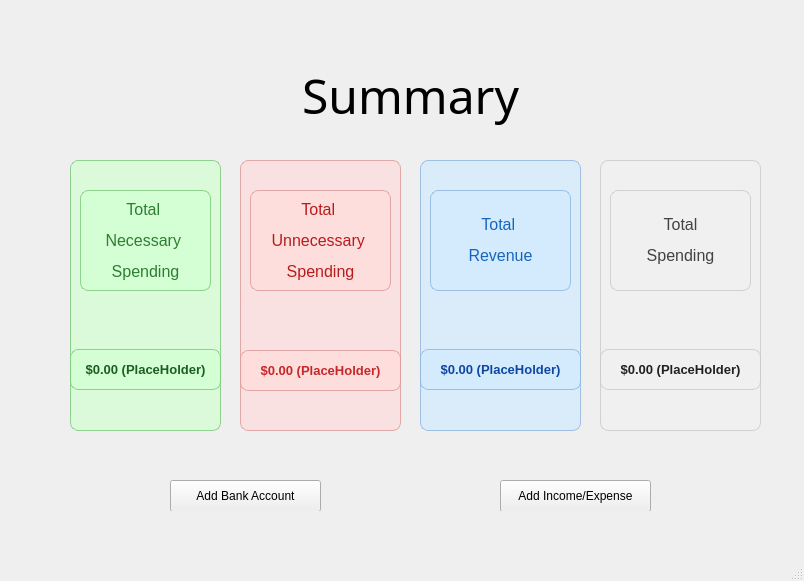
<?xml version="1.0" encoding="UTF-8"?>
<ui version="4.0">
 <class>MainWindow</class>
 <widget class="QMainWindow" name="MainWindow">
  <property name="geometry">
   <rect>
    <x>0</x>
    <y>0</y>
    <width>804</width>
    <height>581</height>
   </rect>
  </property>
  <property name="windowTitle">
   <string>Expense Tracker</string>
  </property>
  <widget class="QWidget" name="centralwidget">
   <widget class="QStackedWidget" name="stackedWidget">
    <property name="geometry">
     <rect>
      <x>0</x>
      <y>0</y>
      <width>801</width>
      <height>511</height>
     </rect>
    </property>
    <property name="toolTip">
     <string/>
    </property>
    <property name="currentIndex">
     <number>2</number>
    </property>
    <widget class="QWidget" name="income_expense">
     <widget class="QLabel" name="amount_label">
      <property name="geometry">
       <rect>
        <x>30</x>
        <y>90</y>
        <width>111</width>
        <height>21</height>
       </rect>
      </property>
      <property name="text">
       <string>Amount:</string>
      </property>
     </widget>
     <widget class="QPushButton" name="add_record_button">
      <property name="geometry">
       <rect>
        <x>20</x>
        <y>460</y>
        <width>131</width>
        <height>32</height>
       </rect>
      </property>
      <property name="text">
       <string>Add Record</string>
      </property>
     </widget>
     <widget class="QLabel" name="necessity_label">
      <property name="geometry">
       <rect>
        <x>30</x>
        <y>330</y>
        <width>71</width>
        <height>21</height>
       </rect>
      </property>
      <property name="text">
       <string>Necessity:</string>
      </property>
     </widget>
     <widget class="QLabel" name="date_label">
      <property name="geometry">
       <rect>
        <x>30</x>
        <y>250</y>
        <width>58</width>
        <height>16</height>
       </rect>
      </property>
      <property name="text">
       <string>Date:</string>
      </property>
     </widget>
     <widget class="QLabel" name="bank_label">
      <property name="geometry">
       <rect>
        <x>30</x>
        <y>170</y>
        <width>58</width>
        <height>21</height>
       </rect>
      </property>
      <property name="text">
       <string>Bank:</string>
      </property>
     </widget>
     <widget class="QComboBox" name="bank_choose_field">
      <property name="geometry">
       <rect>
        <x>140</x>
        <y>170</y>
        <width>91</width>
        <height>21</height>
       </rect>
      </property>
      <property name="placeholderText">
       <string/>
      </property>
     </widget>
     <widget class="QLineEdit" name="amount_entry_field">
      <property name="geometry">
       <rect>
        <x>140</x>
        <y>90</y>
        <width>101</width>
        <height>21</height>
       </rect>
      </property>
      <property name="toolTip">
       <string/>
      </property>
      <property name="inputMask">
       <string/>
      </property>
      <property name="placeholderText">
       <string>Toman</string>
      </property>
     </widget>
     <widget class="QDateEdit" name="date_selector_income_expense">
      <property name="geometry">
       <rect>
        <x>140</x>
        <y>250</y>
        <width>91</width>
        <height>22</height>
       </rect>
      </property>
      <property name="displayFormat">
       <string>M/d/yyyy</string>
      </property>
      <property name="calendarPopup">
       <bool>true</bool>
      </property>
     </widget>
     <widget class="QTableView" name="sql_tableview">
      <property name="geometry">
       <rect>
        <x>400</x>
        <y>60</y>
        <width>351</width>
        <height>371</height>
       </rect>
      </property>
     </widget>
     <widget class="QComboBox" name="necessity_choose_field">
      <property name="geometry">
       <rect>
        <x>140</x>
        <y>330</y>
        <width>91</width>
        <height>21</height>
       </rect>
      </property>
      <item>
       <property name="text">
        <string>Yes</string>
       </property>
      </item>
      <item>
       <property name="text">
        <string>No</string>
       </property>
      </item>
     </widget>
     <widget class="QPushButton" name="back_to_summary_income_expense_button">
      <property name="geometry">
       <rect>
        <x>620</x>
        <y>460</y>
        <width>131</width>
        <height>32</height>
       </rect>
      </property>
      <property name="text">
       <string>Back To Summary</string>
      </property>
     </widget>
     <widget class="QPushButton" name="delete_record_income_expense_button">
      <property name="geometry">
       <rect>
        <x>200</x>
        <y>460</y>
        <width>131</width>
        <height>32</height>
       </rect>
      </property>
      <property name="text">
       <string>Delete Record</string>
      </property>
     </widget>
    </widget>
    <widget class="QWidget" name="bank_account">
     <widget class="QLabel" name="apr_label">
      <property name="geometry">
       <rect>
        <x>40</x>
        <y>290</y>
        <width>81</width>
        <height>16</height>
       </rect>
      </property>
      <property name="text">
       <string>APR Rate:</string>
      </property>
     </widget>
     <widget class="QLabel" name="date_label_2">
      <property name="geometry">
       <rect>
        <x>40</x>
        <y>170</y>
        <width>58</width>
        <height>16</height>
       </rect>
      </property>
      <property name="text">
       <string>Date:</string>
      </property>
     </widget>
     <widget class="QLabel" name="deposit_amount_label">
      <property name="geometry">
       <rect>
        <x>40</x>
        <y>110</y>
        <width>111</width>
        <height>16</height>
       </rect>
      </property>
      <property name="text">
       <string>Deposit Amount:</string>
      </property>
     </widget>
     <widget class="QPushButton" name="update_balances_button">
      <property name="geometry">
       <rect>
        <x>400</x>
        <y>470</y>
        <width>121</width>
        <height>32</height>
       </rect>
      </property>
      <property name="text">
       <string>Update Balances</string>
      </property>
     </widget>
     <widget class="QLabel" name="gets_apr_label">
      <property name="geometry">
       <rect>
        <x>40</x>
        <y>230</y>
        <width>71</width>
        <height>16</height>
       </rect>
      </property>
      <property name="text">
       <string>Gets APR?</string>
      </property>
     </widget>
     <widget class="QLineEdit" name="bank_name_entry_field">
      <property name="geometry">
       <rect>
        <x>170</x>
        <y>50</y>
        <width>113</width>
        <height>21</height>
       </rect>
      </property>
      <property name="placeholderText">
       <string>Melli, Mellat, Blu, etc..</string>
      </property>
     </widget>
     <widget class="QComboBox" name="apr_choose_field">
      <property name="geometry">
       <rect>
        <x>170</x>
        <y>340</y>
        <width>121</width>
        <height>21</height>
       </rect>
      </property>
      <property name="placeholderText">
       <string/>
      </property>
      <item>
       <property name="text">
        <string>Monthly</string>
       </property>
      </item>
      <item>
       <property name="text">
        <string>Annually</string>
       </property>
      </item>
     </widget>
     <widget class="QLabel" name="apr_type_label">
      <property name="geometry">
       <rect>
        <x>40</x>
        <y>350</y>
        <width>71</width>
        <height>16</height>
       </rect>
      </property>
      <property name="text">
       <string>APR Type:</string>
      </property>
     </widget>
     <widget class="QLineEdit" name="deposit_amount_entry_field">
      <property name="geometry">
       <rect>
        <x>170</x>
        <y>110</y>
        <width>113</width>
        <height>21</height>
       </rect>
      </property>
      <property name="toolTip">
       <string/>
      </property>
      <property name="placeholderText">
       <string>Toman</string>
      </property>
     </widget>
     <widget class="QLabel" name="days_label">
      <property name="geometry">
       <rect>
        <x>40</x>
        <y>410</y>
        <width>58</width>
        <height>16</height>
       </rect>
      </property>
      <property name="text">
       <string>Days:</string>
      </property>
     </widget>
     <widget class="QSpinBox" name="days_spinbox">
      <property name="geometry">
       <rect>
        <x>170</x>
        <y>410</y>
        <width>71</width>
        <height>22</height>
       </rect>
      </property>
      <property name="maximum">
       <number>365</number>
      </property>
     </widget>
     <widget class="QPushButton" name="add_bank_button">
      <property name="geometry">
       <rect>
        <x>30</x>
        <y>470</y>
        <width>131</width>
        <height>32</height>
       </rect>
      </property>
      <property name="text">
       <string>Add Bank</string>
      </property>
     </widget>
     <widget class="QDateEdit" name="date_selector_bank">
      <property name="geometry">
       <rect>
        <x>170</x>
        <y>170</y>
        <width>121</width>
        <height>22</height>
       </rect>
      </property>
      <property name="alignment">
       <set>Qt::AlignmentFlag::AlignLeading|Qt::AlignmentFlag::AlignLeft|Qt::AlignmentFlag::AlignVCenter</set>
      </property>
      <property name="displayFormat">
       <string>M/d/yyyy</string>
      </property>
      <property name="calendarPopup">
       <bool>true</bool>
      </property>
     </widget>
     <widget class="QLabel" name="bank_name_label">
      <property name="geometry">
       <rect>
        <x>40</x>
        <y>50</y>
        <width>81</width>
        <height>16</height>
       </rect>
      </property>
      <property name="text">
       <string>Bank Name:</string>
      </property>
     </widget>
     <widget class="QTableView" name="bank_account_tableView">
      <property name="geometry">
       <rect>
        <x>400</x>
        <y>50</y>
        <width>321</width>
        <height>401</height>
       </rect>
      </property>
     </widget>
     <widget class="QLineEdit" name="apr_rate_entry_field">
      <property name="geometry">
       <rect>
        <x>170</x>
        <y>290</y>
        <width>111</width>
        <height>21</height>
       </rect>
      </property>
      <property name="placeholderText">
       <string>5</string>
      </property>
     </widget>
     <widget class="QPushButton" name="back_to_summary_bank_account_button">
      <property name="geometry">
       <rect>
        <x>590</x>
        <y>470</y>
        <width>131</width>
        <height>32</height>
       </rect>
      </property>
      <property name="text">
       <string>Back to Summary</string>
      </property>
     </widget>
     <widget class="QGroupBox" name="gets_apr_group">
      <property name="geometry">
       <rect>
        <x>170</x>
        <y>220</y>
        <width>111</width>
        <height>41</height>
       </rect>
      </property>
      <property name="styleSheet">
       <string notr="true">QGroupBox {
    border: none;
}</string>
      </property>
      <property name="title">
       <string/>
      </property>
      <widget class="QRadioButton" name="yesradio">
       <property name="geometry">
        <rect>
         <x>0</x>
         <y>10</y>
         <width>51</width>
         <height>16</height>
        </rect>
       </property>
       <property name="text">
        <string>yes</string>
       </property>
       <property name="checked">
        <bool>false</bool>
       </property>
      </widget>
      <widget class="QRadioButton" name="noradio">
       <property name="geometry">
        <rect>
         <x>60</x>
         <y>10</y>
         <width>51</width>
         <height>16</height>
        </rect>
       </property>
       <property name="text">
        <string>no</string>
       </property>
       <property name="checked">
        <bool>true</bool>
       </property>
      </widget>
     </widget>
     <widget class="QPushButton" name="delete_record_bank_button">
      <property name="geometry">
       <rect>
        <x>200</x>
        <y>470</y>
        <width>131</width>
        <height>32</height>
       </rect>
      </property>
      <property name="text">
       <string>Delete Record</string>
      </property>
     </widget>
    </widget>
    <widget class="QWidget" name="summary">
     <widget class="QLabel" name="summary_label">
      <property name="geometry">
       <rect>
        <x>300</x>
        <y>50</y>
        <width>221</width>
        <height>91</height>
       </rect>
      </property>
      <property name="font">
       <font>
        <family>Arial Rounded MT Bold</family>
        <pointsize>36</pointsize>
        <bold>false</bold>
       </font>
      </property>
      <property name="layoutDirection">
       <enum>Qt::LayoutDirection::LeftToRight</enum>
      </property>
      <property name="styleSheet">
       <string notr="true"/>
      </property>
      <property name="text">
       <string>Summary</string>
      </property>
      <property name="alignment">
       <set>Qt::AlignmentFlag::AlignCenter</set>
      </property>
     </widget>
     <widget class="QWidget" name="summary_container" native="true">
      <property name="geometry">
       <rect>
        <x>40</x>
        <y>160</y>
        <width>721</width>
        <height>271</height>
       </rect>
      </property>
      <widget class="QWidget" name="total_necessary_spending_box" native="true">
       <property name="geometry">
        <rect>
         <x>30</x>
         <y>0</y>
         <width>151</width>
         <height>271</height>
        </rect>
       </property>
       <property name="styleSheet">
        <string notr="true">QWidget { background-color: rgba(210, 255, 210, 180); 
border: 1px solid rgba(120, 200, 120, 200); 
border-radius: 8px; } 
</string>
       </property>
       <widget class="QLabel" name="total_necessary_spending_label">
        <property name="geometry">
         <rect>
          <x>10</x>
          <y>30</y>
          <width>131</width>
          <height>101</height>
         </rect>
        </property>
        <property name="font">
         <font>
          <family>Arial</family>
          <pointsize>12</pointsize>
          <fontweight>DemiBold</fontweight>
         </font>
        </property>
        <property name="styleSheet">
         <string notr="true">QLabel {
    color: #2E7D32;
}</string>
        </property>
        <property name="text">
         <string>&lt;html&gt;&lt;head/&gt;&lt;body&gt;&lt;p&gt;Total &lt;/p&gt;&lt;p&gt;Necessary &lt;/p&gt;&lt;p&gt;Spending&lt;/p&gt;&lt;/body&gt;&lt;/html&gt;</string>
        </property>
        <property name="alignment">
         <set>Qt::AlignmentFlag::AlignCenter</set>
        </property>
       </widget>
       <widget class="QLabel" name="total_necessary_spending_number_output">
        <property name="geometry">
         <rect>
          <x>0</x>
          <y>189</y>
          <width>151</width>
          <height>41</height>
         </rect>
        </property>
        <property name="font">
         <font>
          <pointsize>10</pointsize>
          <bold>true</bold>
         </font>
        </property>
        <property name="styleSheet">
         <string notr="true">QLabel {
    color: #1B5E20;
}</string>
        </property>
        <property name="text">
         <string>$0.00 (PlaceHolder)</string>
        </property>
        <property name="alignment">
         <set>Qt::AlignmentFlag::AlignCenter</set>
        </property>
       </widget>
      </widget>
      <widget class="QWidget" name="total_unnecessary_spending_box" native="true">
       <property name="geometry">
        <rect>
         <x>200</x>
         <y>0</y>
         <width>161</width>
         <height>271</height>
        </rect>
       </property>
       <property name="styleSheet">
        <string notr="true">QWidget { background-color: rgba(255, 220, 220, 180); 
border: 1px solid rgba(220, 150, 150, 200); 
border-radius: 8px; } 
</string>
       </property>
       <widget class="QLabel" name="total_unnecessary_spendingnumber_holder">
        <property name="geometry">
         <rect>
          <x>0</x>
          <y>190</y>
          <width>161</width>
          <height>41</height>
         </rect>
        </property>
        <property name="font">
         <font>
          <pointsize>10</pointsize>
          <bold>true</bold>
         </font>
        </property>
        <property name="styleSheet">
         <string notr="true">QLabel {
    color: #C62828;
}</string>
        </property>
        <property name="text">
         <string>$0.00 (PlaceHolder)</string>
        </property>
        <property name="alignment">
         <set>Qt::AlignmentFlag::AlignCenter</set>
        </property>
       </widget>
       <widget class="QLabel" name="total_unnecessary_spending_label">
        <property name="geometry">
         <rect>
          <x>10</x>
          <y>30</y>
          <width>141</width>
          <height>101</height>
         </rect>
        </property>
        <property name="font">
         <font>
          <family>Arial</family>
          <pointsize>12</pointsize>
          <fontweight>DemiBold</fontweight>
         </font>
        </property>
        <property name="styleSheet">
         <string notr="true">QLabel {
    color: #B71C1C;
}</string>
        </property>
        <property name="text">
         <string>&lt;html&gt;&lt;head/&gt;&lt;body&gt;&lt;p&gt;Total &lt;/p&gt;&lt;p&gt;Unnecessary &lt;/p&gt;&lt;p&gt;Spending&lt;/p&gt;&lt;/body&gt;&lt;/html&gt;</string>
        </property>
        <property name="alignment">
         <set>Qt::AlignmentFlag::AlignCenter</set>
        </property>
       </widget>
      </widget>
      <widget class="QWidget" name="total_revenue_box" native="true">
       <property name="geometry">
        <rect>
         <x>380</x>
         <y>0</y>
         <width>161</width>
         <height>271</height>
        </rect>
       </property>
       <property name="styleSheet">
        <string notr="true">QWidget { background-color: rgba(210, 235, 255, 180); 
border: 1px solid rgba(140, 180, 220, 200);
border-radius: 8px; } 
</string>
       </property>
       <widget class="QLabel" name="total_revenue_number_output">
        <property name="geometry">
         <rect>
          <x>0</x>
          <y>189</y>
          <width>161</width>
          <height>41</height>
         </rect>
        </property>
        <property name="font">
         <font>
          <pointsize>10</pointsize>
          <bold>true</bold>
         </font>
        </property>
        <property name="styleSheet">
         <string notr="true">QLabel {
    color: #0D47A1;
}</string>
        </property>
        <property name="text">
         <string>$0.00 (PlaceHolder)</string>
        </property>
        <property name="alignment">
         <set>Qt::AlignmentFlag::AlignCenter</set>
        </property>
       </widget>
       <widget class="QLabel" name="total_revenue_label">
        <property name="geometry">
         <rect>
          <x>10</x>
          <y>30</y>
          <width>141</width>
          <height>101</height>
         </rect>
        </property>
        <property name="font">
         <font>
          <family>Arial</family>
          <pointsize>12</pointsize>
          <fontweight>DemiBold</fontweight>
         </font>
        </property>
        <property name="styleSheet">
         <string notr="true">QLabel {
    color: #1565C0;
}</string>
        </property>
        <property name="text">
         <string>&lt;html&gt;&lt;head/&gt;&lt;body&gt;&lt;p&gt;Total &lt;/p&gt;&lt;p&gt;Revenue&lt;/p&gt;&lt;/body&gt;&lt;/html&gt;</string>
        </property>
        <property name="alignment">
         <set>Qt::AlignmentFlag::AlignCenter</set>
        </property>
       </widget>
      </widget>
      <widget class="QWidget" name="total_spending_box" native="true">
       <property name="geometry">
        <rect>
         <x>560</x>
         <y>0</y>
         <width>161</width>
         <height>271</height>
        </rect>
       </property>
       <property name="styleSheet">
        <string notr="true">QWidget { background-color: rgba(240, 240, 240, 170); 
border: 1px solid rgba(200, 200, 200, 200); 
border-radius: 8px; } 
</string>
       </property>
       <widget class="QLabel" name="total_spending_number_holder">
        <property name="geometry">
         <rect>
          <x>0</x>
          <y>189</y>
          <width>161</width>
          <height>41</height>
         </rect>
        </property>
        <property name="font">
         <font>
          <pointsize>10</pointsize>
          <bold>true</bold>
         </font>
        </property>
        <property name="styleSheet">
         <string notr="true">QLabel {
    color: #212121;
}</string>
        </property>
        <property name="text">
         <string>$0.00 (PlaceHolder)</string>
        </property>
        <property name="alignment">
         <set>Qt::AlignmentFlag::AlignCenter</set>
        </property>
       </widget>
       <widget class="QLabel" name="total_spending_label">
        <property name="geometry">
         <rect>
          <x>10</x>
          <y>30</y>
          <width>141</width>
          <height>101</height>
         </rect>
        </property>
        <property name="font">
         <font>
          <family>Arial</family>
          <pointsize>12</pointsize>
          <fontweight>DemiBold</fontweight>
         </font>
        </property>
        <property name="styleSheet">
         <string notr="true">QLabel {
    color: #424242;
}</string>
        </property>
        <property name="text">
         <string>&lt;html&gt;&lt;head/&gt;&lt;body&gt;&lt;p&gt;Total&lt;/p&gt;&lt;p&gt;Spending&lt;/p&gt;&lt;/body&gt;&lt;/html&gt;</string>
        </property>
        <property name="alignment">
         <set>Qt::AlignmentFlag::AlignCenter</set>
        </property>
       </widget>
      </widget>
     </widget>
     <widget class="QPushButton" name="add_income_expense_button">
      <property name="geometry">
       <rect>
        <x>500</x>
        <y>480</y>
        <width>151</width>
        <height>32</height>
       </rect>
      </property>
      <property name="text">
       <string>Add Income/Expense</string>
      </property>
     </widget>
     <widget class="QPushButton" name="add_bank_account_button">
      <property name="geometry">
       <rect>
        <x>170</x>
        <y>480</y>
        <width>151</width>
        <height>32</height>
       </rect>
      </property>
      <property name="text">
       <string>Add Bank Account</string>
      </property>
     </widget>
    </widget>
   </widget>
  </widget>
  <widget class="QStatusBar" name="statusbar"/>
  <widget class="QMenuBar" name="menubar">
   <property name="geometry">
    <rect>
     <x>0</x>
     <y>0</y>
     <width>804</width>
     <height>38</height>
    </rect>
   </property>
  </widget>
 </widget>
 <resources/>
 <connections/>
</ui>
